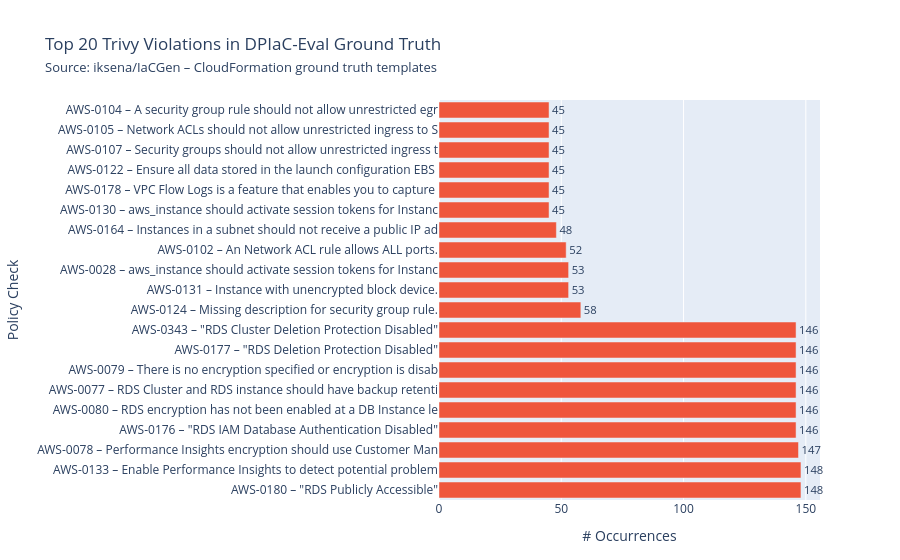

Notebook code cell kept with this figure:
### Code cell
all_violations = []
for vj in df_result['violations_json']:
    try: all_violations.extend(json.loads(vj))
    except: pass

df_viol = pd.DataFrame(all_violations)
if not df_viol.empty:
    df_viol['check_title'] = df_viol['check_id'].map(AVD_TITLE_MAP).fillna(df_viol['check_title'])

top_checks = (
    df_viol.groupby(['check_id','check_title'])
    .size().reset_index(name='count')
    .sort_values('count', ascending=False)
).head(20)

top_checks['label'] = top_checks.apply(
    lambda r: f"{r['check_id']} – {r['check_title'][:55]}", axis=1
)

fig1 = go.Figure(go.Bar(
    x=top_checks['count'], y=top_checks['label'],
    orientation='h', text=top_checks['count'],
    textposition='outside', cliponaxis=False,
    marker_color='#EF553B',
))
fig1.update_layout(
    title="Top 20 Trivy Violations in DPIaC-Eval Ground Truth<br>"
          "<span style='font-size:13px;font-weight:normal;'>"
          "Source: iksena/IaCGen – CloudFormation ground truth templates</span>",
    xaxis_title='# Occurrences', yaxis_title='Policy Check',
    margin=dict(l=420, r=80, t=100, b=60), height=650,
)
fig1.write_image(str(OUTPUT_DIR / 'fig1_top20_violations.png'), scale=2)
fig1.show()
top_checks.to_csv(OUTPUT_DIR / 'top20_violations.csv', index=False)

### Figure 1 — Plotly figure (JSON) as saved in the notebook; plotly's stock layout.template omitted (floating-point values rounded to 4 significant figures)
{"data": [{"cliponaxis": false, "marker": {"color": "#EF553B"}, "orientation": "h", "text": [148.0, 148.0, 147.0, 146.0, 146.0, 146.0, 146.0, 146.0, 146.0, 58.0, 53.0, 53.0, 52.0, 48.0, 45.0, 45.0, 45.0, 45.0, 45.0, 45.0], "textposition": "outside", "type": "bar", "x": [148, 148, 147, 146, 146, 146, 146, 146, 146, 58, 53, 53, 52, 48, 45, 45, 45, 45, 45, 45], "y": ["AWS-0180 – \"RDS Publicly Accessible\"", "AWS-0133 – Enable Performance Insights to detect potential problem", "AWS-0078 – Performance Insights encryption should use Customer Man", "AWS-0176 – \"RDS IAM Database Authentication Disabled\"", "AWS-0080 – RDS encryption has not been enabled at a DB Instance le", "AWS-0077 – RDS Cluster and RDS instance should have backup retenti", "AWS-0079 – There is no encryption specified or encryption is disab", "AWS-0177 – \"RDS Deletion Protection Disabled\"", "AWS-0343 – \"RDS Cluster Deletion Protection Disabled\"", "AWS-0124 – Missing description for security group rule.", "AWS-0131 – Instance with unencrypted block device.", "AWS-0028 – aws_instance should activate session tokens for Instanc", "AWS-0102 – An Network ACL rule allows ALL ports.", "AWS-0164 – Instances in a subnet should not receive a public IP ad", "AWS-0130 – aws_instance should activate session tokens for Instanc", "AWS-0178 – VPC Flow Logs is a feature that enables you to capture ", "AWS-0122 – Ensure all data stored in the launch configuration EBS ", "AWS-0107 – Security groups should not allow unrestricted ingress t", "AWS-0105 – Network ACLs should not allow unrestricted ingress to S", "AWS-0104 – A security group rule should not allow unrestricted egr"]}], "layout": {"autosize": true, "margin": {"b": 60, "l": 420, "r": 80, "t": 100}, "title": {"text": "Top 20 Trivy Violations in DPIaC-Eval Ground Truth<br><span style='font-size:13px;font-weight:normal;'>Source: iksena/IaCGen – CloudFormation ground truth templates</span>"}, "xaxis": {"autorange": true, "range": [0, 155.8], "title": {"text": "# Occurrences"}, "type": "linear"}, "yaxis": {"autorange": true, "range": [-0.5, 19.5], "title": {"text": "Policy Check"}, "type": "category"}}}
